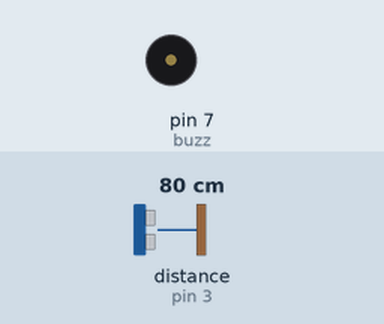
This sketch was run on a simulated Arduino Uno, built with avr-gcc and run on an emulated ATmega328P. On the bench: buzzer (waves = sounding, pin HIGH). Wiring (inferred from the names in the program): ultrasonic range finder: trigger pin 2; echo pin 3. The test bench sets the inputs (shaded band); at power-on: distance to the obstacle (sensor on pin 3) 80 cm. The echo pulse lasts 58.3 µs per cm; pins used as bus, display or sensor lines are not drawn.

Above: at 1.3 s.
1.4 s: distance to the obstacle (sensor on pin 3) set to 46 cm
2.9 s: distance to the obstacle (sensor on pin 3) set to 37 cm
At 4.1 s:
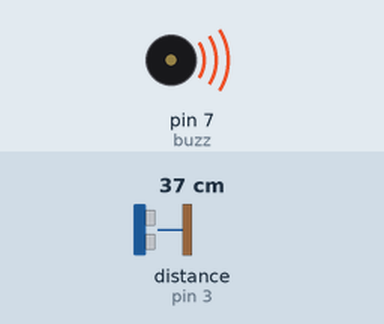
4.5 s: distance to the obstacle (sensor on pin 3) set to 60 cm
At 5.7 s:
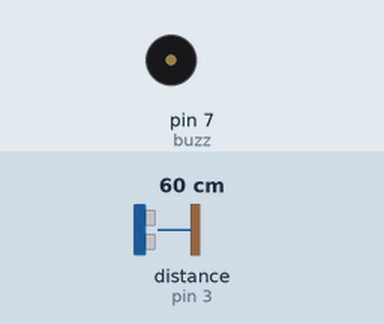
6.0 s: distance to the obstacle (sensor on pin 3) set to 2 cm
At 7.1 s:
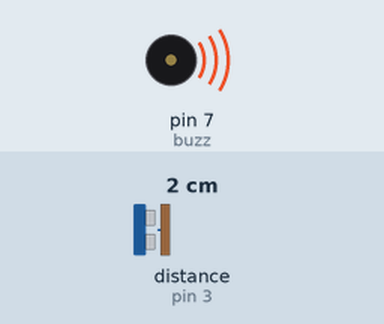
Timing chart, 0 to 8.5 s (numbered marks = the images above; inputs shaded):
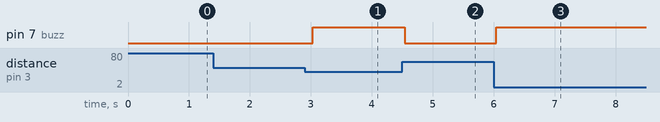

The sketch:

Buzzer_contolled_Arduino.ino
```cpp
int trigger_pin=2;
int echo_pin=3;

int buzz=7;
int time;
int distance;
void setup()
{
        Serial.begin (9600);
        pinMode (trigger_pin, OUTPUT);
        pinMode (echo_pin, INPUT);

        pinMode(buzz, OUTPUT);


}
void loop()
{
    digitalWrite (trigger_pin, HIGH);
    delayMicroseconds (10);
    digitalWrite (trigger_pin, LOW);
    time = pulseIn (echo_pin, HIGH);
    distance = (time * 0.034) / 2;

  if (distance <= 40)
        {

        digitalWrite (buzz, HIGH);
        delay (500);

        }
  else {

        digitalWrite (buzz, LOW);
        delay (500);

       }
}
```

Measured:
- the behaviour switches between 42 and 41 cm on distance to the obstacle (sensor on pin 3) (found by bisection; images 0 and 1)
- after the input at 1.4 s, every drawn part: stays the same
- after the input at 2.9 s, pin 7 (buzz): LOW → HIGH after 0.13 s
- after the input at 4.5 s, pin 7 (buzz): HIGH → LOW at once
- after the input at 6.0 s, pin 7 (buzz): LOW → HIGH after 0.05 s
